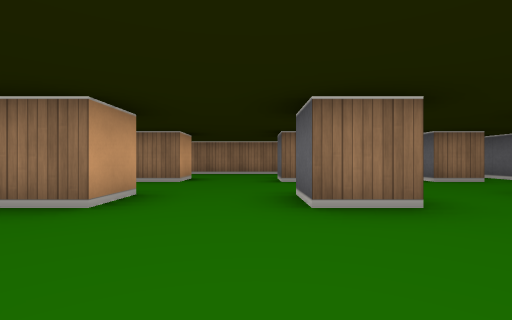
View 1 (above)

16 first-person views from a walk through a cub3D ray-caster map. The camera is about half as high as the walls, looks level and sees 85° across. The floor is counted in squares. Each view is taken from the middle of a square. On the plan, view 1 faces up. The plan holds only what a view shows up to about 9 squares ahead; the rest is blank.

View 2
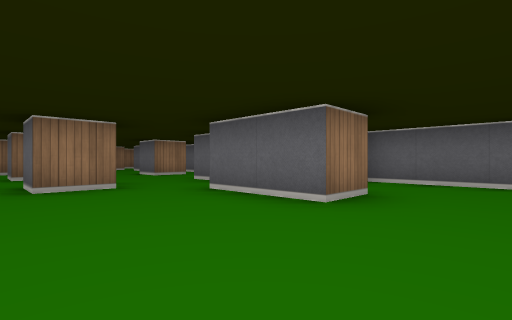

View 3
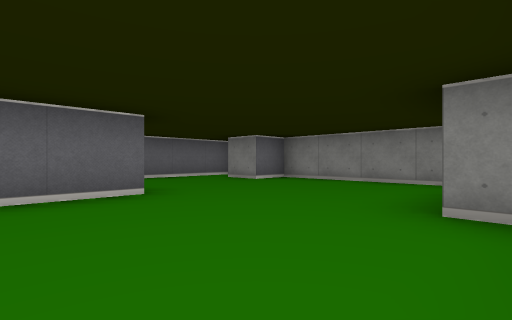

View 4
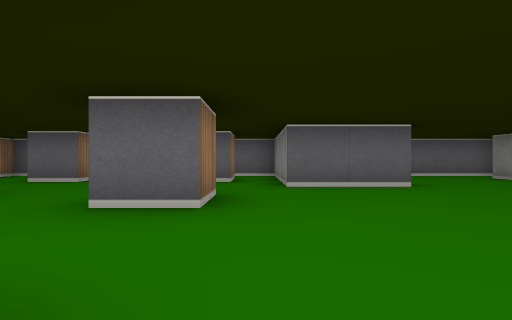

View 5
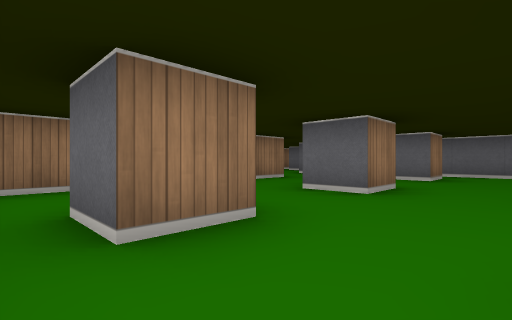

View 6
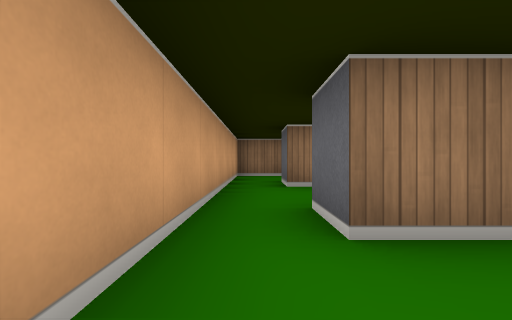

View 7
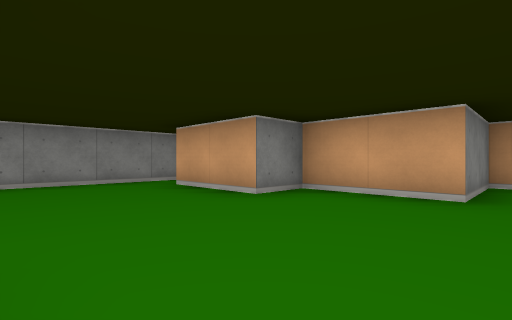

View 8
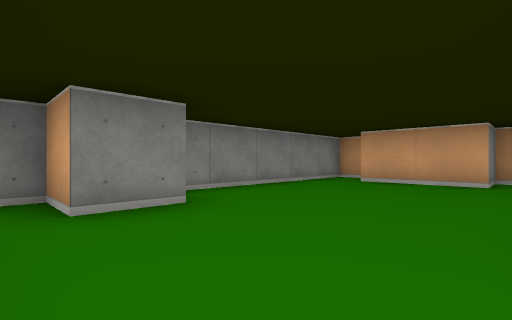

View 9
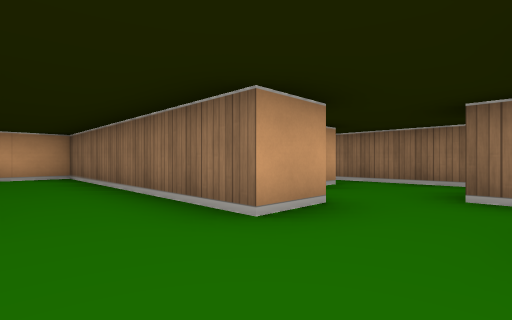

View 10
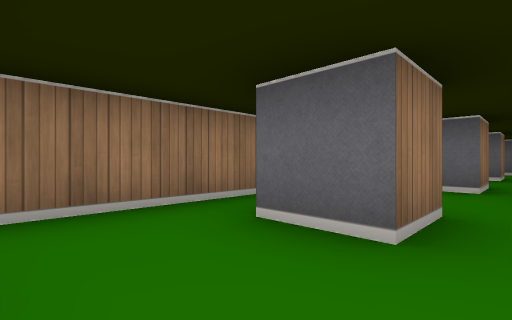

View 11
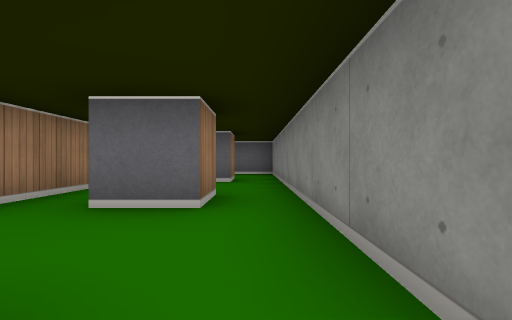

View 12
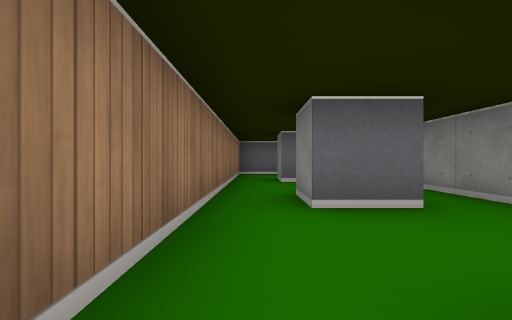

View 13
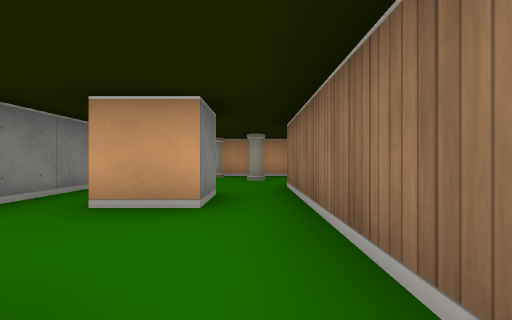

View 14
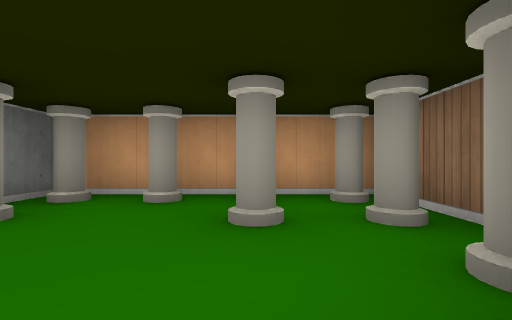

View 15
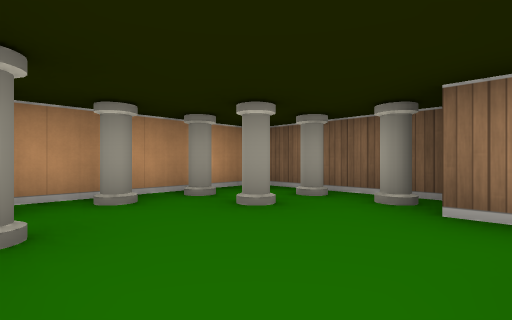

View 16
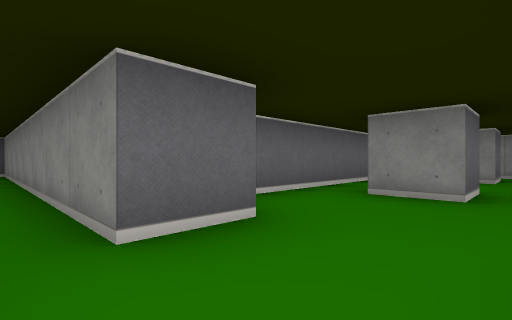

### Floor plan
Ten units are one square. View 1 is at (0, 0); x grows to the right and y downward. Boxes are objects, and circles mark ways between rooms. Rooms are numbered by the first view taken in them; rooms with no view inside come last. Other rooms are left out.
<svg viewBox="-40 -140 170 190">
<path fill="none" stroke="#000" d="M16 -25 5 -25 5 -35M-15 -35 -15 -25 -25 -25 -25 -35M15 -55 5 -55 5 -65M35 5 25 5 25 -15 55 -15 55 -26M45 -25 35 -25 35 -35M45 -55 35 -55 35 -65 45 -65M55 -41 55 -85 50 -85M-15 -65 -15 -55 -25 -55 -25 -65M-15 39 -15 45 35 45 35 35 45 35 45 45M45 -85 45 -95M25 -95 25 -85 -35 -85 -35 -5 -15 -5 -15 15 -5 15 -5 35M55 44 55 -4M45 -105 35 -105 35 -115M45 -95 125 -95 125 -125 -5 -125M5 -115 15 -115 15 -105M75 -105 65 -105 65 -115 75 -115M-6 -135 -35 -135 -35 -99M-2 -95 14 -95M105 -105 95 -105 95 -115 104 -115M-35 -95 -28 -95"/>
<rect x="-35" y="-105" width="10" height="10" fill="#bbb"><title>pillar</title></rect>
<rect x="-35" y="-115" width="10" height="10" fill="#bbb"><title>pillar</title></rect>
<rect x="-35" y="-125" width="10" height="10" fill="#bbb"><title>pillar</title></rect>
<rect x="-35" y="-135" width="10" height="10" fill="#bbb"><title>pillar</title></rect>
<rect x="-25" y="-105" width="10" height="10" fill="#bbb"><title>pillar</title></rect>
<rect x="-25" y="-125" width="10" height="10" fill="#bbb"><title>pillar</title></rect>
<rect x="-25" y="-135" width="10" height="10" fill="#bbb"><title>pillar</title></rect>
<rect x="-15" y="-135" width="10" height="10" fill="#bbb"><title>pillar</title></rect>
<circle cx="35" cy="-90" r="3" fill="#2a7"/>
<text x="10" y="-20">1</text>
<text x="40" y="-120">2</text>
</svg>
Room 1 opens to room 2.

Where each view was taken, in squares from view 1:
view 1: 0 up, 0 right, facing up
view 2: 2 down, 0 right, facing up-right
view 3: 1 up, 1 left, facing down-right
view 4: 2 up, 2 left, facing right
view 5: 4 up, 3 left, facing up-right
view 6: 1 up, 3 left, facing up
view 7: 1 up, 2 right, facing down-left
view 8: 1 down, 5 right, facing down-left
view 9: 7 up, 4 right, facing up-left
view 10: 10 up, 2 right, facing up-right
view 11: 10 up, 4 right, facing right
view 12: 12 up, 4 right, facing right
view 13: 12 up, 4 right, facing left
view 14: 12 up, 0 right, facing left
view 15: 10 up, 0 right, facing up-left
view 16: 10 up, 3 right, facing down-right
